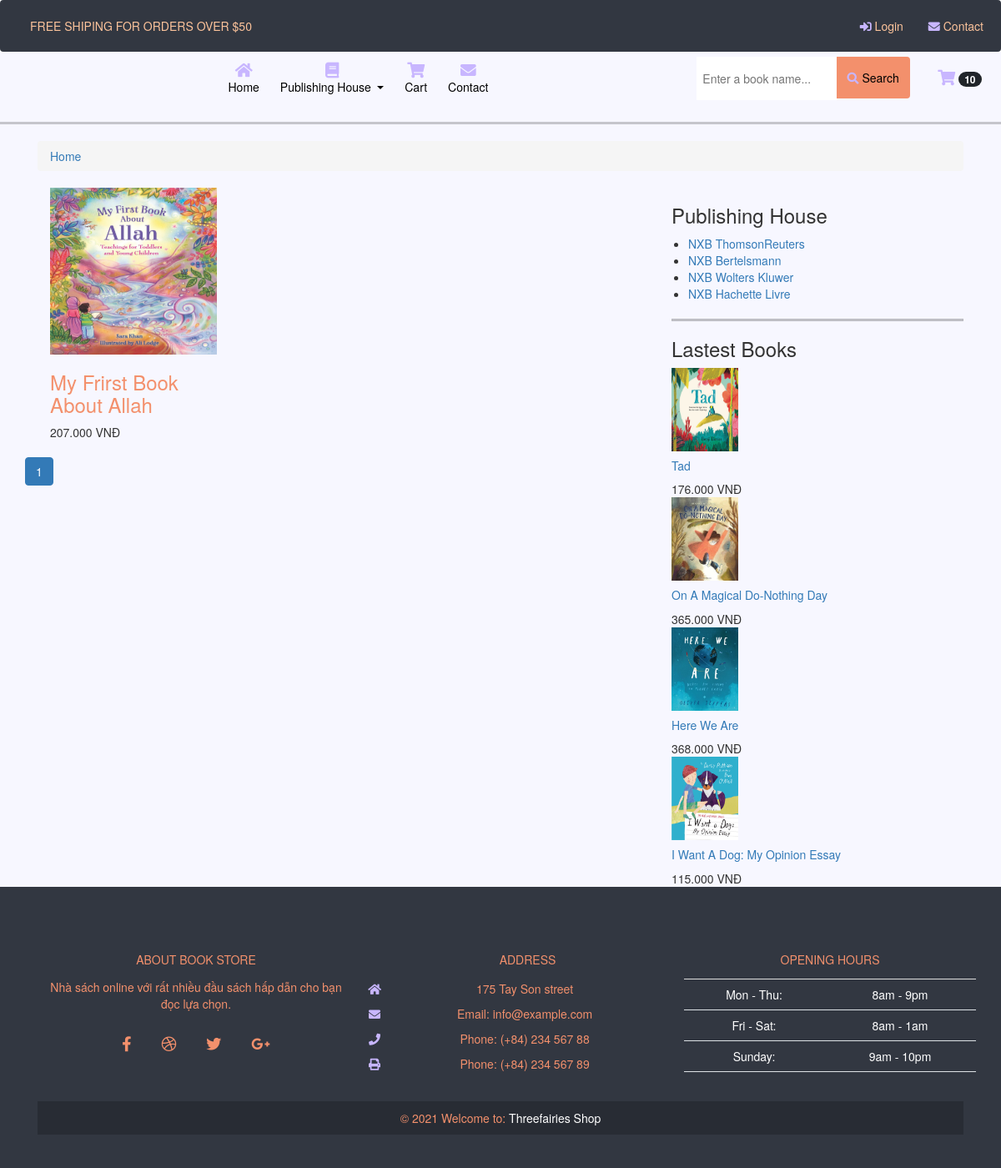
Page /category.php?manhasx=15 on the earlier database version.
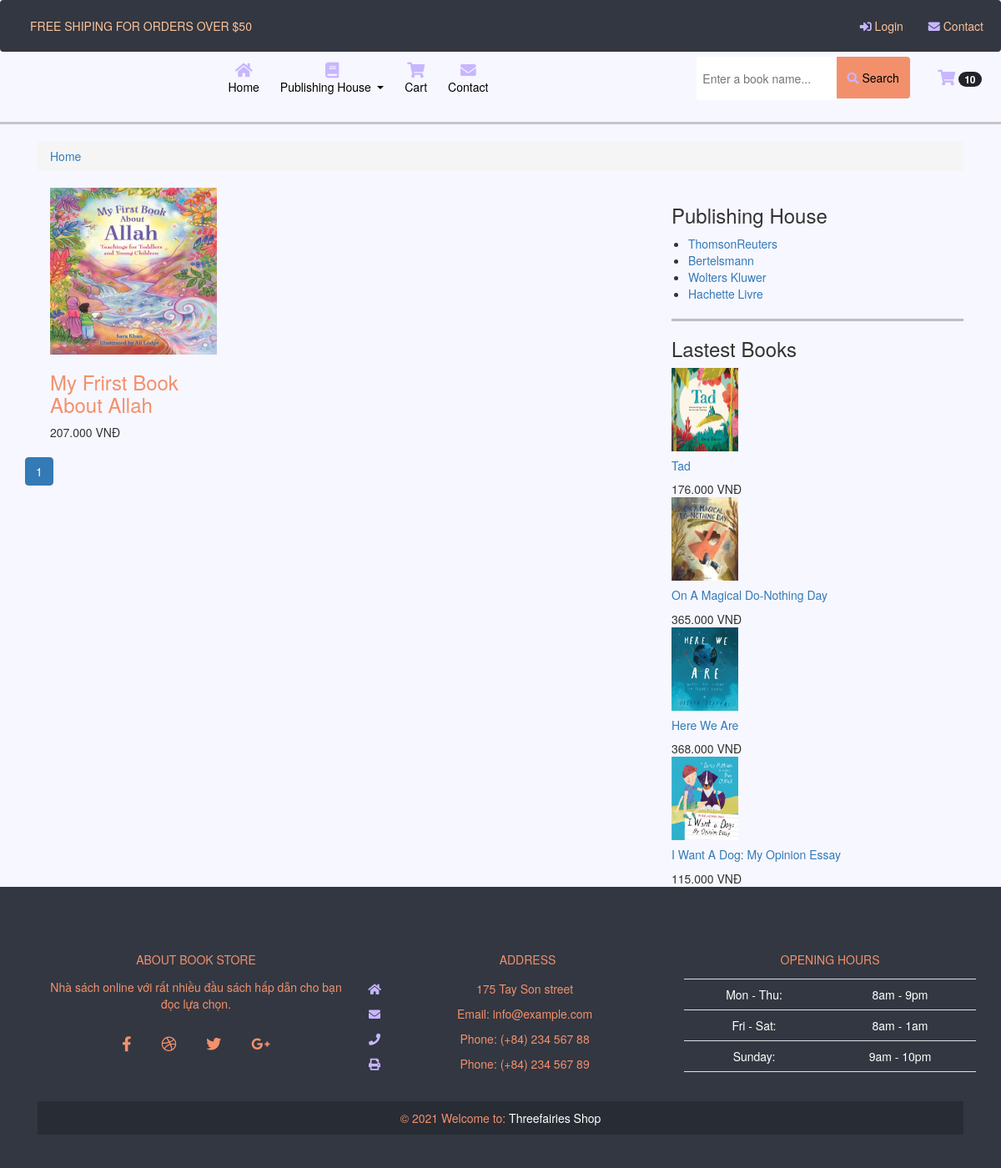
Same page on the later database version.
### tables this page shows
CREATE TABLE `nhaxuatban` (
  `ID` bigint(10) NOT NULL,
  `Ten` varchar(50) NOT NULL
);

### category.php (the view, shortened to what this page needs)
<?php
include "header.php";
include "navh.php";
include "navbar.php";
?>
<hr style=" border: 1.5px solid">
<div id="page-content" class="single-page">
	<div class="container">
		<div class="row">
			<div class="col-lg-12">
				<ul class="breadcrumb">
					<li><a href="index.php">Home</a></li>
				</ul>
			</div>
		</div>
		<div class="row">
			<div id="main-content" class="col-md-8">
				<div class="row">
					<div class="col-md-12">
						<div class="products">
							<?php
							require 'inc/config.php';
							$manhasx = $_GET["manhasx"];
							$result = mysqli_query($conn, 'select count(ID) as total from sanpham where Manhasx = ' . $manhasx);
							$row = mysqli_fetch_assoc($result);
							$total_records = $row['total'];
							$current_page = isset($_GET['page']) ? $_GET['page'] : 1;
							$limit = 6;
							$total_page = ceil($total_records / $limit);
							$start = ($current_page - 1) * $limit;
							$result = mysqli_query($conn, "SELECT * FROM sanpham where Manhasx = '$manhasx' LIMIT $start, $limit ");
							while ($row = mysqli_fetch_assoc($result)) {
							?>
								<div class="col-lg-4 col-md-4 col-xs-12">
									<div class="product">
										<div class="image"><a href="product.php?id=<?php echo $row["ID"] ?>"><img src="images/<?php echo $row["HinhAnh"] ?>" style="width:200px;height:200px" /></a></div>
										<div class="caption">
											<div class="name">
												<h3><a style="color:#f3906c" href="product.php?id=<?php echo $row["ID"] ?>"><?php echo $row["Ten"] ?></a></h3>
											</div>
											<div class="price"><?php echo $row["Gia"] ?>.000 VNĐ</div>
										</div>
									</div>
								</div>
							<?php
							}
							?>
						</div>
					</div>
				</div>
				<div class="row text-center">
					<ul class="pagination">
						<?php
						for ($i = 1; $i <= $total_page; $i++) {
							if ($i == $current_page) {
						?>
								<li class="active"><a href="#"><?php echo $i  ?></a></li>
							<?php
							}
							?>
						<?php
						}
						?>
					</ul>
				</div>
			</div>
			<?php
			include "sidebar.php"
			?>
		</div>
	</div>
</div>
<?php
include "footer.php"
?>
</body>
</html>

### sidebar.php
<div id="sidebar" class="col-md-4">
	<div class="widget wid-categories">
		<div class="heading">
			<h3>Publishing House</h3>
		</div>
		<div class="content">
			<ul>
				<?php
				require 'inc/config.php';
				$layidrandom = "SELECT ID,Ten  from nhaxuatban";
				$kq = $conn->query($layidrandom);
				if ($kq->num_rows > 0) {
					while ($d = $kq->fetch_assoc()) {
				?>
						<li><a href="category.php?manhasx=<?php echo $d["ID"] ?>"><?php echo $d["Ten"] ?></a></li>
				<?php
					}
				}
				?>
			</ul>
		</div>
	</div>
	<hr style=" border: 1px solid black">
	<div class="widget wid-product">
		<div class="heading">
			<h3>Lastest Books</h3>
		</div>
		<div class="content">
			<?php
			require 'inc/config.php';
			$query = "SELECT * from sanpham ORDER BY date DESC limit 4;";
			$rs = $conn->query($query);
			if ($rs->num_rows > 0) {
				while ($row = $rs->fetch_assoc()) {
			?>
					<div class="product">
						<a href="product.php?id=<?php echo $row["ID"] ?>"><img src="images/<?php echo $row["HinhAnh"] ?>" style="width:80px;height:100px" /></a>
						<div class="wrapper">
							<h5><a href="product.php?id=<?php echo $row["ID"] ?>"><?php echo $row["Ten"] ?></a></h5>
							<div class="price"><?php echo $row["Gia"] ?>.000 VNĐ</div>
						</div>
					</div>
			<?php
				}
			}
			?>
		</div>
	</div>
</div>

Differences in the rows shown:
changed nhaxuatban: Ten "NXB ThomsonReuters" → "ThomsonReuters"
changed nhaxuatban: Ten "NXB Bertelsmann" → "Bertelsmann"
changed nhaxuatban: Ten "NXB Wolters Kluwer" → "Wolters Kluwer"
changed nhaxuatban: Ten "NXB Hachette Livre" → "Hachette Livre"
